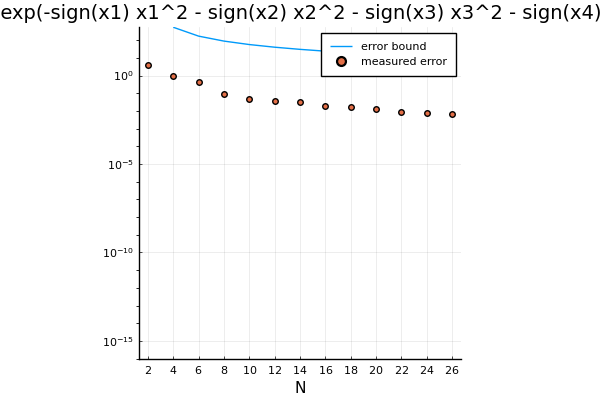

The Julia source for this figure:
using ApproximatingMapsBetweenLinearSpaces
using Plots; pyplot()

m=4
Ns=2:2:26

function g(x)
    return exp(-sum([sign(xi) * xi^2 for xi in x]))
end

V2_ = 4 * exp(m) # Bound for |(d/dxi)^1 g(x)|
Lambda(N) = (2 / pi) * log(N + 1) + 1 # Chebyshev interpolation operator norm
b(N) = 4 * V2_ * (Lambda(N)^m - 1) / (pi * 2 * big(N - 2)^2 * (Lambda(N) - 1))

# Loop over nbr of interpolation points
es = [NaN for _ in Ns]
bs = [NaN for _ in Ns]
for (i, N) = enumerate(Ns)
    local ghat = approximate_scalar(
        m,
        g;
        univariate_scheme=chebfun(N),
        eps_rel=1e-15
        )

    # e = max(|g - ghat|)
    es[i] = maximum([
        abs(g(x) - ghat(x))
        for x in [2 * rand(m) .- 1.0 for _ in 1:1000]])
    bs[i] = b(N)
end

p = plot(;
    xlabel="N",
    xticks=Ns,
    yaxis=:log,
    ylims=(1e-16, 2 * maximum([es..., bs...])),
    yticks=([1e0, 1e-5, 1e-10, 1e-15]),
    legend=:topright,
    )
plot!(p, Ns, bs; label="error bound")
scatter!(p, Ns, es; label="measured error")

# # To save figure and data to file:
# using CSV
# using DataFrames: DataFrame
# savefig("Example4.png")
# CSV.write("Example4.csv", DataFrame([:Ns => Ns, :es => es, :bs => bs]))
